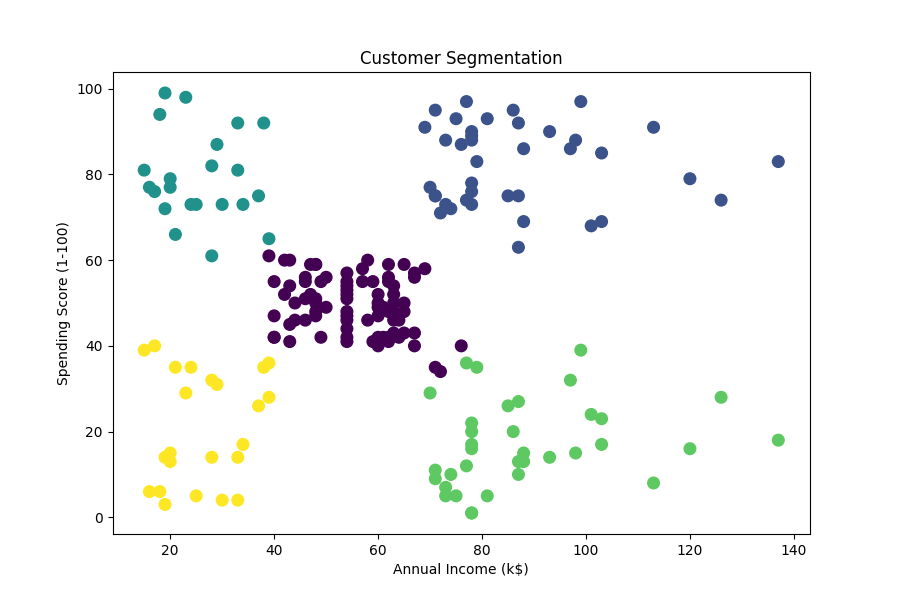

The script that saved this image:

# CUSTOMER SEGMENTATION PROJECT
# Thiranex Data Analytics Internship - Task 2


# 1. IMPORT LIBRARIES

import pandas as pd
import matplotlib.pyplot as plt
from sklearn.cluster import KMeans


# 2. LOAD DATASET

data = pd.read_csv("Mall_Customers.csv")

print("Dataset loaded successfully!\n")

print("First 5 rows:")
print(data.head())


# 3. CHECK THE DATA

print("\nDataset information:")
print(data.info())

print("\nMissing values:")
print(data.isnull().sum())


# 4. SELECT FEATURES FOR CLUSTERING

# We will use income and spending score
# to understand customer behaviour.

customer_data = data[
    ["Annual Income (k$)", "Spending Score (1-100)"]
]

# 5. ELBOW METHOD

# We test different numbers of clusters.

inertia = []

for number in range(1, 11):

    model = KMeans(
        n_clusters=number,
        random_state=42,
        n_init=10
    )

    model.fit(customer_data)

    inertia.append(model.inertia_)


# Create the Elbow graph

plt.figure(figsize=(8, 5))

plt.plot(
    range(1, 11),
    inertia,
    marker="o"
)

plt.title("Elbow Method for Finding Number of Clusters")
plt.xlabel("Number of Clusters")
plt.ylabel("Inertia")

plt.savefig("elbow_method.png")

plt.show()

# 6. CREATE K-MEANS MODEL
# From the Elbow Method, we use 5 clusters.

kmeans = KMeans(
    n_clusters=5,
    random_state=42,
    n_init=10
)


# 7. CREATE CUSTOMER SEGMENTS

clusters = kmeans.fit_predict(customer_data)


# Add cluster number to our original dataset

data["Cluster"] = clusters


# 8. COUNT CUSTOMERS IN EACH SEGMENT

print("\nNumber of customers in each cluster:")

cluster_count = data["Cluster"].value_counts().sort_index()

print(cluster_count)


# 9. ANALYZE EACH CUSTOMER SEGMENT

cluster_summary = data.groupby("Cluster")[
    [
        "Age",
        "Annual Income (k$)",
        "Spending Score (1-100)"
    ]
].mean()


print("\nAverage values for each cluster:")

print(cluster_summary)


# Save cluster summary

cluster_summary.to_csv(
    "Customer_Cluster_Summary.csv"
)

# 10. CUSTOMER SEGMENTATION VISUALIZATION

plt.figure(figsize=(9, 6))

plt.scatter(
    data["Annual Income (k$)"],
    data["Spending Score (1-100)"],
    c=data["Cluster"],
    s=70
)

plt.title("Customer Segmentation")

plt.xlabel("Annual Income (k$)")

plt.ylabel("Spending Score (1-100)")

plt.savefig(
    "customer_segmentation.png"
)

plt.show()


# 11. SAVE FINAL DATASET

data.to_csv(
    "Customer_Segmentation_Result.csv",
    index=False
)

# 12. PROJECT COMPLETED

print("CUSTOMER SEGMENTATION COMPLETED!")

print("\nFiles created:")

print("1. Customer_Segmentation_Result.csv")
print("2. Customer_Cluster_Summary.csv")
print("3. elbow_method.png")
print("4. customer_segmentation.png")
